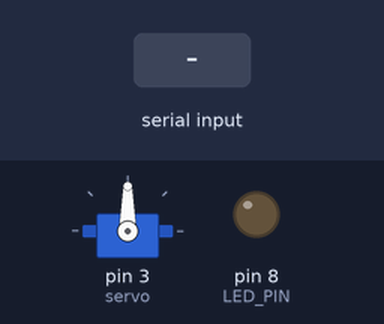
This sketch was run on a simulated Arduino Uno, built with avr-gcc and run on an emulated ATmega328P. Shown: servo, output pins drawn as LEDs (lit = HIGH). The test bench sets the inputs (shaded band).

Above: at 1.2 s.
1.3 s: "o90\n" received over Serial
At 2.4 s:
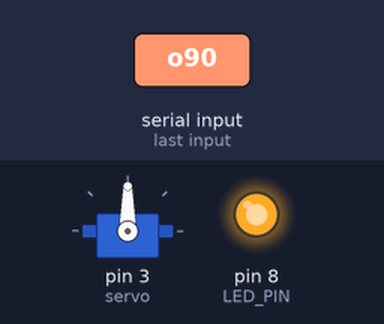
2.8 s: "p" received over Serial
At 3.4 s:
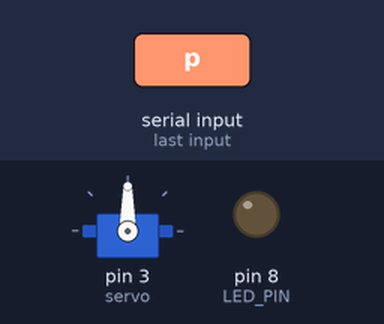
Timing chart, 0 to 5.8 s (numbered marks = the images above; inputs shaded):
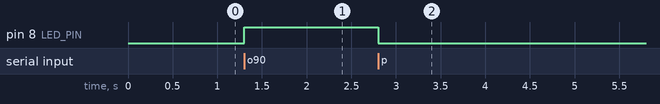

Measured:
- after the input at 1.3 s, pin 8 (LED_PIN): LOW → HIGH at once
- after the input at 2.8 s, pin 8 (LED_PIN): HIGH → LOW at once

The sketch:

sketch_servo.ino
```cpp
#include <Servo.h>
#define LED_PIN 8
Servo servo;
char buffer[5];
int inputchar;
void setup(){
    Serial.begin(9600);
    servo.attach(3);
    pinMode(LED_PIN, OUTPUT);
}

void loop(){
  int i = 0;
    while(1) {
      if(Serial.available()) {
        buffer[i] = Serial.read();

        switch(buffer[i]){
          case 'o':
          // 読み込みデータが　o の場合
            digitalWrite(LED_PIN, HIGH);
            break;
          case 'p':
          // 読み込みデータが　p の場合
            digitalWrite(LED_PIN, LOW);
            break;
        }
        //サーボ制御
        if(buffer[i] == '\0') {
          servo.write(atoi(buffer));
          break;
          }
          i++;
        }
      }
}
```
